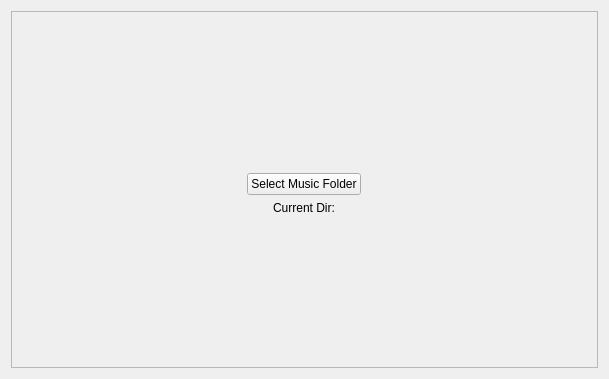
<?xml version="1.0" encoding="UTF-8"?>
<ui version="4.0">
 <class>SettingsPage</class>
 <widget class="QWidget" name="SettingsPage">
  <property name="geometry">
   <rect>
    <x>0</x>
    <y>0</y>
    <width>609</width>
    <height>379</height>
   </rect>
  </property>
  <property name="windowTitle">
   <string>Form</string>
  </property>
  <layout class="QHBoxLayout" name="horizontalLayout">
   <item>
    <widget class="QFrame" name="frame">
     <property name="frameShape">
      <enum>QFrame::Shape::StyledPanel</enum>
     </property>
     <property name="frameShadow">
      <enum>QFrame::Shadow::Raised</enum>
     </property>
     <layout class="QGridLayout" name="gridLayout" rowstretch="0,0,0,0,0,0,0,0">
      <property name="sizeConstraint">
       <enum>QLayout::SizeConstraint::SetDefaultConstraint</enum>
      </property>
      <property name="bottomMargin">
       <number>1</number>
      </property>
      <item row="2" column="0">
       <spacer name="verticalSpacer_2">
        <property name="orientation">
         <enum>Qt::Orientation::Vertical</enum>
        </property>
        <property name="sizeHint" stdset="0">
         <size>
          <width>20</width>
          <height>40</height>
         </size>
        </property>
       </spacer>
      </item>
      <item row="5" column="0">
       <layout class="QHBoxLayout" name="horizontalLayout_3">
        <property name="sizeConstraint">
         <enum>QLayout::SizeConstraint::SetDefaultConstraint</enum>
        </property>
        <item>
         <widget class="QLabel" name="currentDir">
          <property name="sizePolicy">
           <sizepolicy hsizetype="Maximum" vsizetype="Maximum">
            <horstretch>0</horstretch>
            <verstretch>0</verstretch>
           </sizepolicy>
          </property>
          <property name="layoutDirection">
           <enum>Qt::LayoutDirection::LeftToRight</enum>
          </property>
          <property name="text">
           <string>Current Dir:</string>
          </property>
          <property name="alignment">
           <set>Qt::AlignmentFlag::AlignCenter</set>
          </property>
         </widget>
        </item>
       </layout>
      </item>
      <item row="4" column="0">
       <layout class="QHBoxLayout" name="horizontalLayout_4">
        <item>
         <widget class="QPushButton" name="selectDir">
          <property name="sizePolicy">
           <sizepolicy hsizetype="Maximum" vsizetype="Maximum">
            <horstretch>0</horstretch>
            <verstretch>0</verstretch>
           </sizepolicy>
          </property>
          <property name="text">
           <string>Select Music Folder</string>
          </property>
         </widget>
        </item>
       </layout>
      </item>
      <item row="7" column="0">
       <spacer name="verticalSpacer">
        <property name="orientation">
         <enum>Qt::Orientation::Vertical</enum>
        </property>
        <property name="sizeHint" stdset="0">
         <size>
          <width>20</width>
          <height>40</height>
         </size>
        </property>
       </spacer>
      </item>
     </layout>
    </widget>
   </item>
  </layout>
 </widget>
 <resources/>
 <connections/>
</ui>
